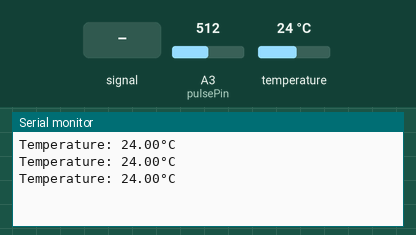
This sketch was run on a simulated Arduino Uno, built with avr-gcc and run on an emulated ATmega328P. Parts: the last lines printed to the serial monitor. The test bench sets the inputs (shaded band); at power-on: temperature 24 °C, A3 (pulsePin) = 512.

Above: at 1.2 s.
1.3 s: A3 (pulsePin) fed a 200 Hz sine of ±81 counts around its level
At 2.61 s:
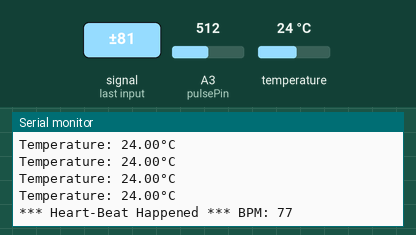
4.2 s: temperature set to 12 °C
At 4.56 s:
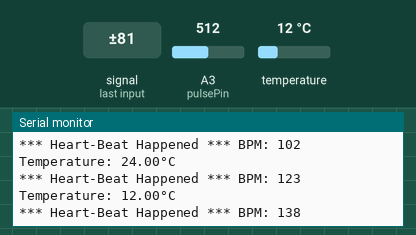
5.7 s: A3 (pulsePin) fed a 2 Hz sine of ±306 counts around its level
At 6.51 s:
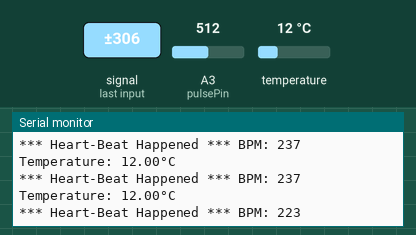
7.2 s: temperature set to 19 °C
At 7.29 s:
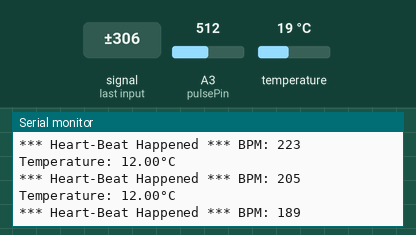
Timing chart, 0 to 9.7 s (numbered marks = the images above; inputs shaded):
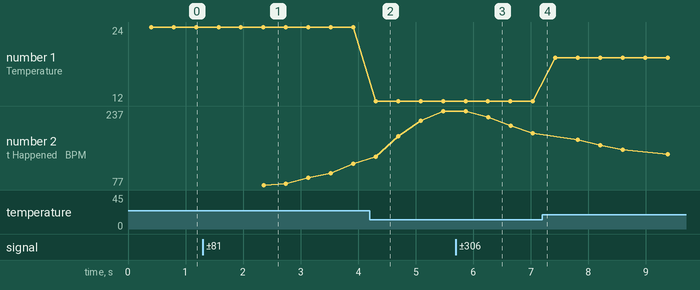

The sketch:

heartrate.ino
```cpp
#include <OneWire.h>
#include <DallasTemperature.h>

//pinmodes
int temp_sensor = 4;
int pulsePin = 3;

//variables
float temperature = 0;
int x = 0;
int sensorValues[2] = {0,0};

//volatile pulse sensor
volatile int BPM;                   // int that holds raw Analog in 0. updated every 2mS
volatile int Signal;                // holds the incoming raw data
volatile int IBI = 600;             // int that holds the time interval between beats! Must be seeded!
volatile boolean Pulse = false;     // "True" when User's live heartbeat is detected. "False" when not a "live beat".
volatile boolean QS = false;        // becomes true when Arduoino finds a beat.

// Regards Serial OutPut  -- Set This Up to your needs
static boolean serialVisual = true;   // Set to 'false' by Default.  Re-set to 'true' to see Arduino Serial Monitor ASCII Visual Pulse

#define UpperThreshold 550
#define LowerThreshold 500


OneWire oneWirePin(temp_sensor);
DallasTemperature sensors(&oneWirePin);

void setup() {
  sensors.begin();
  Serial.begin(115200);
  sensors.setResolution(11);
  interruptSetup();

}

void loop()
{
      tempSensor();
     // serialPrint();

      pulseSensor();
}

volatile int rate[10];                    // array to hold last ten IBI values
volatile unsigned long sampleCounter = 0;          // used to determine pulse timing
volatile unsigned long lastBeatTime = 0;           // used to find IBI
volatile int P =512;                      // used to find peak in pulse wave, seeded
volatile int T = 512;                     // used to find trough in pulse wave, seeded
volatile int thresh = 530;                // used to find instant moment of heart beat, seeded
volatile int amp = 0;                   // used to hold amplitude of pulse waveform, seeded
volatile boolean firstBeat = true;        // used to seed rate array so we startup with reasonable BPM
volatile boolean secondBeat = false;      // used to seed rate array so we startup with reasonable BPM

void interruptSetup(){  // CHECK OUT THE Timer_Interrupt_Notes TAB FOR MORE ON INTERRUPTS
  // Initializes Timer2 to throw an interrupt every 2mS.
  TCCR2A = 0x02;     // DISABLE PWM ON DIGITAL PINS 3 AND 11, AND GO INTO CTC MODE
  TCCR2B = 0x06;     // DON'T FORCE COMPARE, 256 PRESCALER
  OCR2A = 0X7C;      // SET THE TOP OF THE COUNT TO 124 FOR 500Hz SAMPLE RATE
  TIMSK2 = 0x02;     // ENABLE INTERRUPT ON MATCH BETWEEN TIMER2 AND OCR2A
  sei();             // MAKE SURE GLOBAL INTERRUPTS ARE ENABLED
}

// THIS IS THE TIMER 2 INTERRUPT SERVICE ROUTINE.
// Timer 2 makes sure that we take a reading every 2 miliseconds
ISR(TIMER2_COMPA_vect){                         // triggered when Timer2 counts to 124
  cli();                                      // disable interrupts while we do this

  Signal = analogRead(pulsePin);              // read the Pulse Sensor
  sampleCounter += 2;                         // keep track of the time in mS with this variable
  int N = sampleCounter - lastBeatTime;       // monitor the time since the last beat to avoid noise

    //  find the peak and trough of the pulse wave
  if(Signal < thresh && N > (IBI/5)*3){       // avoid dichrotic noise by waiting 3/5 of last IBI
    if (Signal < T){                        // T is the trough
      T = Signal;                         // keep track of lowest point in pulse wave
    }
  }

  if(Signal > thresh && Signal > P){          // thresh condition helps avoid noise
    P = Signal;                             // P is the peak
  }                                        // keep track of highest point in pulse wave

  //  NOW IT'S TIME TO LOOK FOR THE HEART BEAT
  // signal surges up in value every time there is a pulse
  if (N > 250){                                   // avoid high frequency noise
    if ( (Signal > thresh) && (Pulse == false) && (N > (IBI/5)*3) ){
      Pulse = true;                               // set the Pulse flag when we think there is a pulse
      //digitalWrite(blinkPin,HIGH);                // turn on pin 13 LED
      IBI = sampleCounter - lastBeatTime;         // measure time between beats in mS
      lastBeatTime = sampleCounter;               // keep track of time for next pulse

      if(secondBeat){                        // if this is the second beat, if secondBeat == TRUE
        secondBeat = false;                  // clear secondBeat flag
        for(int i=0; i<=9; i++){             // seed the running total to get a realisitic BPM at startup
          rate[i] = IBI;
        }
      }

      if(firstBeat){                         // if it's the first time we found a beat, if firstBeat == TRUE
        firstBeat = false;                   // clear firstBeat flag
        secondBeat = true;                   // set the second beat flag
        sei();                               // enable interrupts again
        return;                              // IBI value is unreliable so discard it
      }


      // keep a running total of the last 10 IBI values
      word runningTotal = 0;                  // clear the runningTotal variable

      for(int i=0; i<=8; i++){                // shift data in the rate array
        rate[i] = rate[i+1];                  // and drop the oldest IBI value
        runningTotal += rate[i];              // add up the 9 oldest IBI values
      }

      rate[9] = IBI;                          // add the latest IBI to the rate array
      runningTotal += rate[9];                // add the latest IBI to runningTotal
      runningTotal /= 10;                     // average the last 10 IBI values
      BPM = 60000/runningTotal;               // how many beats can fit into a minute? that's BPM!
      QS = true;                              // set Quantified Self flag
      // QS FLAG IS NOT CLEARED INSIDE THIS ISR
    }
  }

  if (Signal < thresh && Pulse == true){   // when the values are going down, the beat is over
    //digitalWrite(blinkPin,LOW);            // turn off pin 13 LED
    Pulse = false;                         // reset the Pulse flag so we can do it again
    amp = P - T;                           // get amplitude of the pulse wave
    thresh = amp/2 + T;                    // set thresh at 50% of the amplitude
    P = thresh;                            // reset these for next time
    T = thresh;
  }

  if (N > 2500){                           // if 2.5 seconds go by without a beat
    thresh = 530;                          // set thresh default
    P = 512;                               // set P default
    T = 512;                               // set T default
    lastBeatTime = sampleCounter;          // bring the lastBeatTime up to date
    firstBeat = true;                      // set these to avoid noise
    secondBeat = false;                    // when we get the heartbeat back
  }

  sei();                                   // enable interrupts when youre done!
}// end isr

void pulseSensor(){

    if (QS == true){


        serialOutputWhenBeatHappens();
        QS = false;
  }

  //(100);

  //sensorValues[0] = BPM;

}

void tempSensor(){
  sensors.requestTemperatures();
  temperature = sensors.getTempCByIndex(0);

  Serial.print("Temperature: ");
  Serial.print(temperature);    // print the temperature in Celsius
  Serial.println("°C");
}

void serialOutputWhenBeatHappens()
{
 if (serialVisual == true) //  Code to Make the Serial Monitor Visualizer Work
   {
     Serial.print("*** Heart-Beat Happened *** ");  //ASCII Art Madness
     Serial.print("BPM: ");
     Serial.println(BPM);

   }
 else
   {
     sendDataToSerial('B',BPM);   // send heart rate with a 'B' prefix
     sendDataToSerial('Q',IBI);   // send time between beats with a 'Q' prefix
   }
}

void sendDataToSerial(char symbol, int data )
{
   Serial.print(symbol);
   Serial.println(data);
}
```

Measured:
- after the input at 1.3 s, the serial monitor: prints a new line after 1.1 s (image 1)
- after the input at 4.2 s, the serial monitor: prints a new line after 0.11 s (image 2)
- after the input at 5.7 s, the serial monitor: prints a new line after 0.56 s (image 3)
- plotted number 1: 24 → 12 after the input at 4.2 s, 12 → 19 after the input at 7.2 s
- plotted number 2: 237 → 189 after the input at 5.7 s
